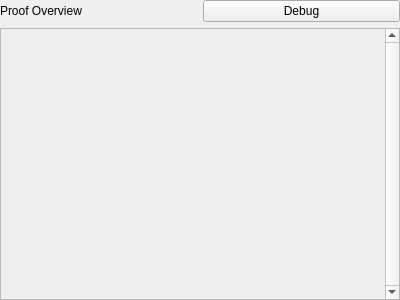
<?xml version="1.0" encoding="UTF-8"?>
<ui version="4.0">
 <class>StepOverview</class>
 <widget class="QWidget" name="StepOverview">
  <property name="geometry">
   <rect>
    <x>0</x>
    <y>0</y>
    <width>400</width>
    <height>300</height>
   </rect>
  </property>
  <property name="windowTitle">
   <string>Form</string>
  </property>
  <layout class="QGridLayout" name="gridLayout">
   <property name="leftMargin">
    <number>0</number>
   </property>
   <property name="topMargin">
    <number>0</number>
   </property>
   <property name="rightMargin">
    <number>0</number>
   </property>
   <property name="bottomMargin">
    <number>0</number>
   </property>
   <item row="0" column="0">
    <widget class="QLabel" name="label">
     <property name="text">
      <string>Proof Overview</string>
     </property>
    </widget>
   </item>
   <item row="0" column="1">
    <widget class="QPushButton" name="pushButton">
     <property name="text">
      <string>Debug</string>
     </property>
    </widget>
   </item>
   <item row="1" column="0" colspan="2">
    <widget class="QScrollArea" name="scrollArea">
     <property name="verticalScrollBarPolicy">
      <enum>Qt::ScrollBarAlwaysOn</enum>
     </property>
     <property name="horizontalScrollBarPolicy">
      <enum>Qt::ScrollBarAlwaysOff</enum>
     </property>
     <property name="widgetResizable">
      <bool>true</bool>
     </property>
     <widget class="QWidget" name="scrollAreaWidgetContents">
      <property name="geometry">
       <rect>
        <x>0</x>
        <y>0</y>
        <width>381</width>
        <height>257</height>
       </rect>
      </property>
     </widget>
    </widget>
   </item>
   <item row="2" column="0" colspan="2">
    <layout class="QVBoxLayout" name="goalLayout"/>
   </item>
  </layout>
 </widget>
 <resources/>
 <connections/>
</ui>
